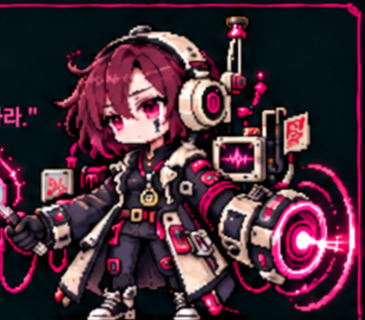
#> input picture MD/concept_refs/10_침묵의방송자_캐릭터.png, 365 x 320 px, given in place of bunker_1_gemini.png, which was not available
$ python build_bases.py '../../MD/concept_refs/10_침묵의방송자_캐릭터.png'
#> lines starting #> are read from the running program, lines starting #| are printed output that depends on the picture; pictures that were not available may be replaced by others from this repository, and a replacement may not be noted
### tools/images/unlogo.py
"""
Gemini 그림 오른쪽 아래의 반투명 별 로고를 지운다 (역합성)

로고 = 흰색을 알파 a로 덮은 것: 보이는 색 = a·255 + (1-a)·원래 색
                               → 원래 색 = (보이는 색 - a·255) / (1-a)
알파 지도는 로고가 초록 배경 위에만 찍혀 있던 그림에서 잼: 765×1024는 요새 그림 3장(세 장 상관 0.999), 1024×1024는 경비병 그림.
로고는 그림 크기마다 자리가 정해져 있다. 잰 크기(LOGOS)는 그대로 쓰고, 처음 보는 크기는
로고 크기·여백이 √(가로×세로)에 비례해 오른쪽 아래에 붙는다는 점(765×1024 ↔ 1024×1024 ↔ 1024×572 실측)으로
1024×1024 지도를 늘리거나 줄여 쓴다. 로고가 단색 위에만 있는 그림이 생기면 measure()로 재서 LOGOS에 추가한다.
Gemini 웹 원본 크기 다운로드는 로고 96px·여백 64px로 고정되어 √ 비례 예측이 맞지 않는다.
→ 짧은 변이 1500px 이상이면(원본 크기 다운로드) 그림 크기와 상관없이 같은 지도를 오른쪽 아래 168px 자리에 쓴다
  (10-17 1920×2220·1920×2208·1984×2164·2102×2016·2048×2048에서 재어 2752×1536 지도와 상관 1.000).

실행 (알파 지도 다시 재기): python tools/images/unlogo.py measure <로고가 초록 위에만 있는 그림>... <x> <y> [--size N]
"""
import argparse
import os
import sys

import numpy as np
from PIL import Image

HERE = os.path.dirname(os.path.abspath(__file__))
SIZE = 80   # 로고를 덮는 정사각형 크기(px)
# 그림 크기 → 알파 지도 파일, 정사각형 왼쪽 위 좌표
LOGOS = {
    (765, 1024): {'alpha': 'gemini_logo_765x1024.png', 'x': 625, 'y': 885},
    (1024, 1024): {'alpha': 'gemini_logo_1024x1024.png', 'x': 864, 'y': 864},   # 정사각형 (경비병 1단계에서 잼)
    (2752, 1536): {'alpha': 'gemini_logo_2752x1536.png', 'x': 2584, 'y': 1368},   # Gemini 웹 원본 크기 다운로드, 로고 96px·여백 64px로 고정 — √ 비례 아님
}
# 원본 크기 다운로드(짧은 변 ≥ FULL_MIN): 크기와 상관없이 같은 로고가 오른쪽·아래 끝에서 FULL_OFF px 안쪽에 있음
FULL_MIN = 1500
FULL_OFF = 168
FULL_ALPHA = {'alpha': 'gemini_logo_2752x1536.png'}


def _alpha(spec):
    return np.asarray(Image.open(os.path.join(HERE, spec['alpha']))).astype(np.float32) / 255


def _unblend(region, a):
    return np.clip((region - a[..., None] * 255) / (1 - a[..., None]), 0, 255)


def _scaled(rgb):
    """처음 보는 크기: 1024×1024 지도를 √(w·h)/1024배로 늘리거나 줄여 오른쪽 아래에 붙임.
    예측 자리 둘레의 고정된 창 안에서, 지운 뒤가 가장 매끈한(남은 윤곽선이 없는) 자리·크기를 고른다 (±4px, ±8%)."""
    h, w = rgb.shape[:2]
    base = LOGOS[(1024, 1024)]
    src = Image.fromarray((_alpha(base) * 255).astype(np.uint8))
    img = rgb.astype(np.float32)
    k0 = (w * h) ** 0.5 / 1024
    n0 = round(SIZE * k0)
    wx, wy = round(w - (1024 - base['x']) * k0) - 10, round(h - (1024 - base['y']) * k0) - 10
    wn = n0 + 20                                            # 고정 창 (모든 후보를 같은 곳에서 비교)
    if wx < 0 or wy < 0 or wx + wn > w or wy + wn > h:
        return None, -1, -1
    win = img[wy:wy + wn, wx:wx + wn]

    def score(out):
        g = out.mean(axis=2)
        return np.abs(np.diff(g, axis=0)).mean() + np.abs(np.diff(g, axis=1)).mean()

    best = (score(win), None, -1, -1)                       # 아무것도 안 지운 상태보다 나아야 함
    for ks in np.arange(0.92, 1.081, 0.02):
        k = k0 * ks
        n = max(8, round(SIZE * k))
        a = np.asarray(src.resize((n, n), Image.BILINEAR)).astype(np.float32) / 255
        x0, y0 = round(w - (1024 - base['x']) * k), round(h - (1024 - base['y']) * k)
        for dy in range(-4, 5):
            for dx in range(-4, 5):
                x, y = x0 + dx, y0 + dy
                if x < wx or y < wy or x + n > wx + wn or y + n > wy + wn:
                    continue
                out = win.copy()
                out[y - wy:y - wy + n, x - wx:x - wx + n] = _unblend(img[y:y + n, x:x + n], a)
                sc = score(out)
                if sc < best[0]:
                    best = (sc, a, x, y)
    return best[1:]


def clean(rgb):
    """RGB 배열에서 로고를 지운 새 배열과 지웠는지 여부를 돌려준다."""
    h, w = rgb.shape[:2]
    spec = LOGOS.get((w, h))
    if spec:
        a, x, y = _alpha(spec), spec['x'], spec['y']
    elif min(w, h) >= FULL_MIN:
        a, x, y = _alpha(FULL_ALPHA), w - FULL_OFF, h - FULL_OFF
    else:
        a, x, y = _scaled(rgb)
    if a is None:
        return rgb, False
    n = a.shape[0]
    out = rgb.astype(np.float32).copy()
    out[y:y + n, x:x + n] = _unblend(out[y:y + n, x:x + n], a)
    return out.round().astype(np.uint8), True


def load_clean(path):
    return clean(np.asarray(Image.open(path).convert('RGB')))


# [10 lines left out: function measure, not called in this run]


# [16 lines that do not run on import are left out]

### tools/images/build_bases.py
"""
거점 그림(Gemini) → 게임용 그림 (로드맵 C단계)

실행: 프로젝트 루트에서  python tools/images/build_bases.py          (전부)
                         python tools/images/build_bases.py st1_ st2_ (이름 앞부분으로 골라서, 나머지는 기존 값)

입력: assets/sprites/stage/src/<그림>_{1,2,3}_gemini.png  (1 온전 / 2 파손 / 3 붕괴) — 그림 목록은 BASES
출력: assets/sprites/stage/<그림>_{1,2,3}.png  (게임 크기의 2배 — 화면을 키워도 선명하게, 무손실 원본)
      assets/sprites/stage/<그림>_{1,2,3}.webp (게임이 읽는 것 — 품질 90, PNG의 약 1/6 · 로딩 단축 2026-10-24)
      js/engine_v2/stageArt_v2.js  (게임 크기·바닥 위치·포구 위치, 자동 생성)
      tools/images/_out/bases_preview.png  (게임 1배 크기로 세 상태를 나란히)

처리 순서
 1. Gemini 로고 지우기 (unlogo.py, 역합성)
 2. 단색 배경(초록·마젠타) 지우기: 배경색에 가까울수록 투명하게(반투명 연기·가장자리), 남은 초록빛은 빼서 회색으로
 3. 작은 잡티 제거 (연기·불꽃처럼 떨어진 조각은 남김)
 4. 세 장을 같은 틀로 자르기 (세 상태의 합집합) → 상태를 바꿔 끼워도 자리가 같음
    바닥선 = 1단계 건물 맨 아래. 붕괴 잔해처럼 바닥선 아래로 퍼진 부분은 sink만큼 땅에 묻힘
 5. 1단계 건물 높이가 게임 높이(h)가 되도록 줄이기 (알파를 곱한 상태로 줄여 가장자리 번짐 방지)
"""
import os
import sys

import cv2
import numpy as np
from PIL import Image, ImageDraw

sys.path.insert(0, os.path.dirname(os.path.abspath(__file__)))
from unlogo import load_clean  # noqa: E402

SRC = 'assets/sprites/stage/src/{name}_{n}_gemini.png'
OUT = 'assets/sprites/stage/{name}_{n}.png'
JS_OUT = 'js/engine_v2/stageArt_v2.js'
PREVIEW = 'tools/images/_out/bases_preview.png'

# 거점·장애물 그림 (그림 이름 → 설정). 구역마다 어떤 그림을 요새/기지로 쓸지는 stages_v2.js 챕터의 art
#  h: 게임 높이(px, 1단계 건물 기준 — 주인공 약 186px), states: 상태 수(3 = 온전·파손·붕괴, 2 = 온전·파손)
#  key: 배경색, muzzle: 포구·굴뚝 끝(원본 px — 보스전 기믹 이펙트가 여기서 나감)
#  top: 높이를 잴 때 건물 맨 위(원본 y — 위로 솟은 연기는 높이에서 빼고, 위쪽을 흐리게)
#  blank: [(state, x0, y0, x1, y1)] 그 상태 그림의 이 영역 글자를 지움(간판을 바탕색으로) — Gemini가 넣은 글자
BASES = {
    # 구역 1 · 지하 비밀 연구소
    'bunker': {'h': 220},
    'tower': {'h': 280, 'muzzle': (92, 166)},
    # 구역 2 · 하부 쓰레기 폐기 정착지 (D-040)
    'gate': {'h': 220, 'key': 'magenta', 'blank': [(2, 445, 268, 493, 297), (2, 618, 410, 676, 441)]},
    'furnace': {'h': 280, 'key': 'magenta', 'top': 95, 'muzzle': (431, 96)},
    'barricade': {'h': 80, 'key': 'magenta', 'states': 2},
    # 구역 3 · 성왕국 수도 (D-056, 그림 2026-10-24) — 심문소 통제탑(꼭대기 수정에서 화살·마법), 대성당 정문, 방패 장벽
    'inqtower': {'h': 200, 'muzzle': (398, 178)},
    'cathedral': {'h': 240},
    'shieldwall': {'h': 66, 'states': 2},
    # 구역 4 · 진화의 심연 (그림 2026-10-24, 노랑 배경) — 박동하는 유기질 벽(노즐에서 독액), 우주적 고치(촉수 끝은 높이에서 뺌), 갑각 장벽
    'fleshwall': {'h': 230, 'key': 'yellow', 'muzzle': (262, 228)},
    'cocoon': {'h': 270, 'key': 'yellow', 'top': 120},
    'chitin': {'h': 66, 'key': 'yellow', 'states': 2},
}
# ---- 새 기획 스테이지 1~10 (D-085, 그림 2026-10-25 Gemini 765×1024 / 장벽 1024×1024) ----
# 그림 이름 st<N>_fort(중간 요새) · st<N>_base(최종 기지) · st<N>_barr(장벽), 원본 src/st<N>/<fort|base|barr>_<1|2|3>_gemini.png
# clip_x0: 이 x보다 왼쪽을 지움 (10단계 요새 왼쪽으로 뻗은 레이저 선)
NEW_BASES = {
    1: {'fort': {'h': 220, 'muzzle': (98, 116)},                      # 보안 게이트 — 위 자동 포탑
        'base': {'h': 300},                                           # 지상행 거대 승강기
        'barr': {'h': 58}},                                           # 대전차 장애물
    2: {'fort': {'h': 220, 'muzzle': (28, 349)},                      # 해안 방파제 게이트 — 왼쪽 위 쌍포
        'base': {'h': 290, 'top': 140, 'muzzle': (452, 150)},          # 메인 시추 코어 — 꼭대기 불꽃은 높이에서 뺌
        'barr': {'h': 70}},                                           # 드럼통 장벽
    3: {'fort': {'h': 240, 'muzzle': (57, 372)},                      # 이단 심문소 철문 — 왼쪽 쇠꼬챙이
        'base': {'h': 280},                                           # 대성당 정문
        'barr': {'h': 80}},                                           # 성십자 방패 장벽
    4: {'fort': {'h': 230, 'key': 'yellow'},                          # 박동하는 고기 벽
        'base': {'h': 270, 'key': 'yellow', 'top': 180},               # 우주적 고치 — 위 촉수는 높이에서 뺌
        'barr': {'h': 70, 'key': 'yellow'}},                          # 갑각 장벽
    5: {'fort': {'h': 230, 'muzzle': (51, 128)},                      # 해상 차단 수문 — 위 작살포
        'base': {'h': 290, 'muzzle': (36, 558)},                       # 중앙 통제 시추선 — 왼쪽 배관 노즐
        'barr': {'h': 54}},                                           # 닻사슬 장벽
    6: {'fort': {'h': 210, 'muzzle': (57, 605)},                      # 화형의 소각로 — 왼쪽 분사구
        'base': {'h': 260},                                           # 성배의 성역
        'barr': {'h': 66}},                                           # 병상 장벽
    7: {'fort': {'h': 150, 'muzzle': (11, 505)},                      # 강철 참호 벙커 — 왼쪽 포신
        'base': {'h': 330},                                           # 제국군 전방 사령탑
        'barr': {'h': 66}},                                           # 철조망 장벽
    8: {'fort': {'h': 240},                                           # 용광로 성문
        'base': {'h': 250},                                           # 메인 화로석 제단
        'barr': {'h': 60}},                                           # 화로 방패 장벽
    9: {'fort': {'h': 170, 'muzzle': (123, 290)},                     # 불법 톨게이트 — 위 기관총
        'base': {'h': 340},                                           # 메인 크레인 타워
        'barr': {'h': 66}},                                           # 공사 차단벽
    10: {'fort': {'h': 250, 'muzzle': (220, 520), 'clip_x0': 205},     # 전파 차단 격벽 — 왼쪽 레이저 발사구
         'base': {'h': 290, 'top': 160},                               # 타워 최상층 코어 룸 — 위 케이블은 높이에서 뺌
         'barr': {'h': 70}},                                          # 진압 차단벽
}
for _n, _kinds in NEW_BASES.items():
    for _k, _spec in _kinds.items():
        BASES[f'st{_n}_{_k}'] = {'src': f'st{_n}/{_k}', **({'states': 2} if _k == 'barr' else {}), **_spec}
OUT_SCALE = 2
WEBP_Q = 90                 # 게임이 읽는 .webp 품질 (stageArt_v2.js src) — 이펙트 시트와 같음 (D-062)
KEY_LO, KEY_HI = 12, 60     # 초록 정도(초록 - max(빨강, 파랑)): LO 이하 불투명, HI 이상 투명, 사이는 반투명
MIN_PART = 40               # 이보다 작은 떨어진 덩어리는 잡티로 지움
GROUND_B = 60               # 게임 바닥 높이 (bottom px, index.css .building-entity)


# [30 lines left out: function key_out, not called in this run]


def bbox(mask):
    ys, xs = np.nonzero(mask)
    return xs.min(), ys.min(), xs.max() + 1, ys.max() + 1


def shrink(rgba, size):
    return Image.fromarray(rgba, 'RGBA').convert('RGBa').resize(size, Image.LANCZOS).convert('RGBA')


# [11 lines left out: function blank_text, not called in this run]


def build(name, spec):
    states = []
    src = spec.get('src', name)
    for n in range(1, spec.get('states', 3) + 1):
        rgb, _ = load_clean(SRC.format(name=src, n=n))
        for st, *box in spec.get('blank', []):
            if st == n:
                rgb = blank_text(rgb, box)
        rgba, main = key_out(rgb, spec.get('key', 'green'))
        if 'clip_x0' in spec:
            rgba[:, :spec['clip_x0'], 3] = 0
            main[:, :spec['clip_x0']] = False
        states.append((rgba, main))
    _, top, _, ground = bbox(states[0][1])                  # 1단계 건물 = 높이·바닥선 기준
    top = spec.get('top', top)                              # 연기 등을 뺀 건물 맨 위
    boxes = [bbox(rgba[..., 3] > 0) for rgba, _ in states]
    x0 = min(b[0] for b in boxes)
    y0 = min(b[1] for b in boxes)
    x1 = max(b[2] for b in boxes)
    y1 = max(b[3] for b in boxes)
    s = spec['h'] / (ground - top)
    w, h = round((x1 - x0) * s), round((y1 - y0) * s)
    out = []
    for n, (rgba, _) in enumerate(states, 1):
        crop = rgba[y0:y1, x0:x1].copy()
        if 'top' in spec and top > y0:                      # 건물 위로 솟은 연기: 위로 갈수록 흐리게 (잘린 끝이 안 보이게)
            fade = np.linspace(0, 1, top - y0)[:, None]
            crop[:top - y0, :, 3] = (crop[:top - y0, :, 3] * fade).astype(np.uint8)
        img = shrink(crop, (w * OUT_SCALE, h * OUT_SCALE))
        path = OUT.format(name=src, n=n)
        img.save(path, optimize=True)                       # 무손실 원본 (미리보기·다시 굽기용)
        webp = path[:-4] + '.webp'                           # 게임용: WebP 품질 90 — PNG의 약 1/6 (로딩 단축, 2026-10-24)
        img.save(webp, 'WEBP', quality=WEBP_Q, method=6)
        out.append(webp)
    art = {'w': w, 'h': h, 'sink': round((y1 - ground) * s), 'src': out}
    if 'muzzle' in spec:
        mx, my = spec['muzzle']
        art['muzzle'] = [round((mx - x0) * s), GROUND_B + round((ground - my) * s)]
    print(f'{name}: {w}x{h}px (출력 {w * OUT_SCALE}x{h * OUT_SCALE}), 바닥 아래 {art["sink"]}px, 축소 {s:.3f}')
    return art


# [30 lines left out: functions write_js, preview, not called in this run]


def main():
    import json
    only = sys.argv[1:]          # 이름 앞부분으로 골라 다시 굽기 (예: st1_) — 나머지는 지금 stageArt_v2.js 값을 그대로 씀
    old = {}
    if only and os.path.exists(JS_OUT):
        for line in open(JS_OUT, encoding='utf-8'):
            line = line.strip()
            if line.endswith('},') and ': {' in line:
                k, v = line.split(': {', 1)
                v = '{' + v[:-1]
                v = v.replace("'", '"')
                for f in ('w', 'h', 'sink', 'src', 'muzzle'):
                    v = v.replace(f'{f}:', f'"{f}":')
                old[k] = json.loads(v)
    arts = {}
    for name, spec in BASES.items():
        if only and not any(name.startswith(p) for p in only) and name in old:
            arts[name] = old[name]
        else:
            arts[name] = build(name, spec)
#> in clean, `h, w = rgb.shape[:2]`: h = 320; w = 365
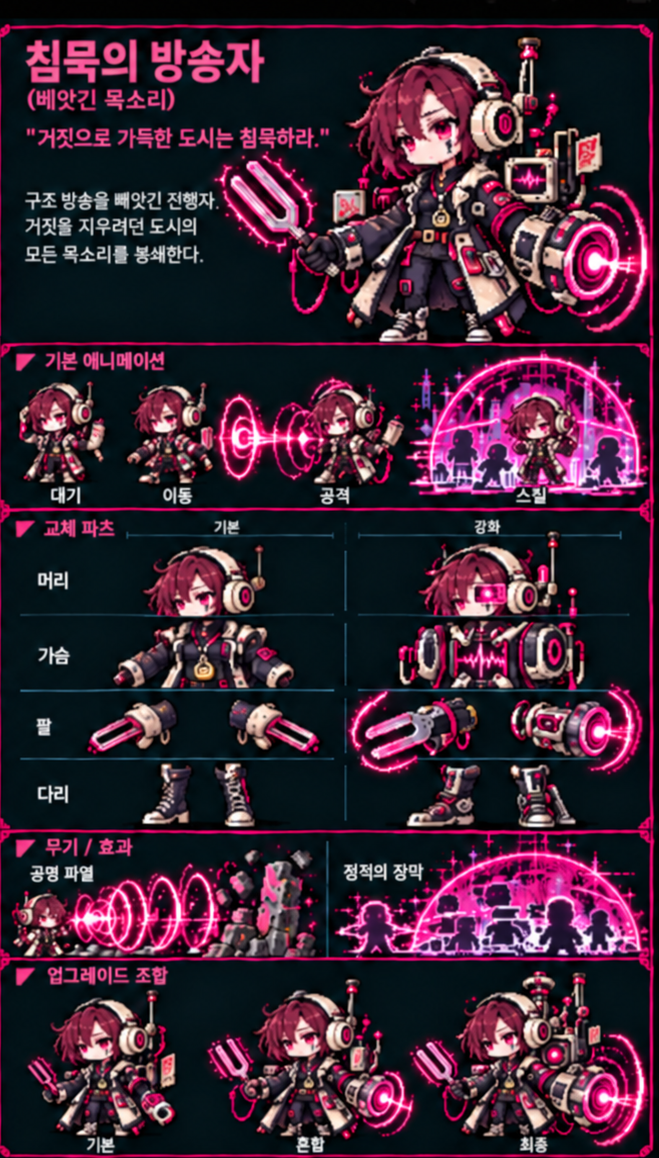
#> input picture MD/concept_refs/10_침묵의방송자_패널.png, 659 x 1158 px, given in place of gemini_logo_1024x1024.png, which was not available
#> in _scaled, src is the input picture: PIL image 659x1158 RGB; mean R, G, B 62.3, 36.4, 53.7
#> in _scaled, `wx, wy = round(w - (1024 - base['x']) * k0) - 10, round(h - (1024 - ba..`: wx = 302; wy = 257
#> in _scaled, `win = img[wy:wy + wn, wx:wx + wn]`:
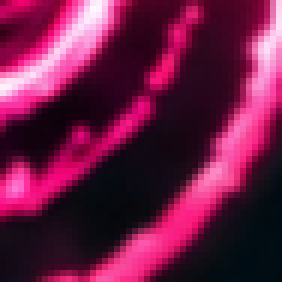
#> win: shape (47, 47, 3) float32 (shown 6 times larger); mean R, G, B 108.2, 27.6, 69.1
#> in score, `g = out.mean(axis=2)`:
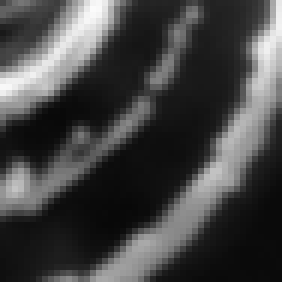
#> g: shape (47, 47) float32 (shown 6 times larger); min 8, max 251.7, mean 68.3
#> the loop in _scaled, `for ks in np.arange(0.92, 1.081, 0.02):` made 1 pass
#> (x0, y0) on pass 1: (316, 271)
#> pass 1, in _scaled, `a = np.asarray(src.resize((n, n), Image.BILINEAR)).astype(np.float32) ..`:
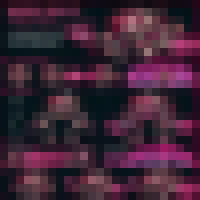
#> a: shape (25, 25, 3) float32 (shown 8 times larger); mean R, G, B 0.245, 0.144, 0.212
    write_js(arts)
    preview({k: v for k, v in arts.items() if not only or any(k.startswith(p) for p in only)})
    print(f'→ {JS_OUT}, 미리보기 {PREVIEW}')


if __name__ == '__main__':
#> (the run stopped early here; a loop or call above may not have finished)
